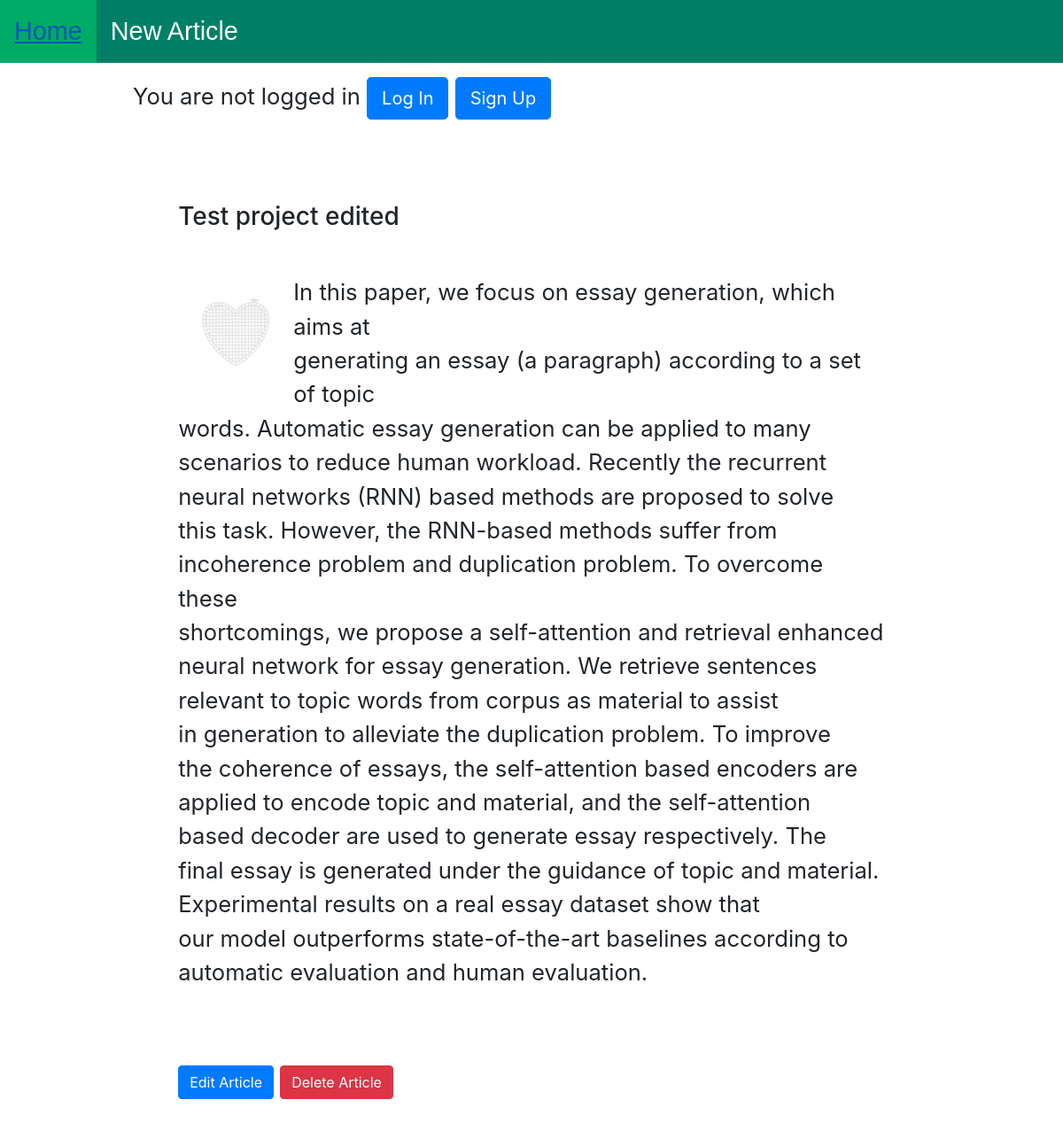
The app's page /article/1/ with its own data.
### articles/models.py (models this page shows, shortened)
class Article(models.Model):
    title = models.CharField(max_length=200)
    text = models.TextField()
    author = models.ForeignKey(         #Unique identifier for our authors
        'auth.User',                    #This will handle authentication
        on_delete = models.CASCADE,     #If this object deleted, than delete all references
        default=1,                      #Because We have already article inside of it, main superuser
        )
    photo = models.ImageField(upload_to="galery", default='drop-bear.jpg')

### articles/views.py (the view)
# urls.py: path('article/<int:pk>/', ArticleDetailView.as_view(), name='article_detail'),
class ArticleDetailView(DetailView):
    model = Article
    template_name = 'article_detail.html'

### templates/article_detail.html
{% extends 'base.html' %}
{% block content %}
<main>
    <section>
        <h3>{{ article.title }}</h3>
        <article>
            <img src="{{ article.photo.url }}" alt="{{ article.title }}" class="art-img">
            <p>{{ article.text|linebreaks }}</p>
        </article>
        <a href="{% url 'article_edit' article.pk %}" class="btn btn-primary btn-bg">Edit Article</a>
        <a href="{% url 'article_delete' article.pk %}" class="btn btn-danger btn-bg">Delete Article</a>
    </section>
</main>
{% endblock content %}

### static/CSS/base.css (style rules this page uses)
* { margin: 0; padding: 0; }
body { background-color: gray; font-size: 62.5%; padding: 0; margin: 0; }
main { padding: 2em; position: relative; }
p { padding: 0 0 1em 0; }
main { padding: 2em; }
.art-img { float: left; margin: 55px 15px 15px 15px; height: 100px; width: 100px; }
h3 { margin-bottom: 1em; font-family: Arial, Helvetica, sans-serif; }
a:link { text-decoration: none; }

### records on screen
Article: title "Test project edited", photo (picture), text "In this paper, we focus on essay generation, which aims at generating an essay (a paragraph) according to a set of topic words. Automatic essay generation can be applied to many scenarios to reduce human workload. Recently the recurrent neural networks (RNN) based methods are proposed to solve this task. However, the RNN-based methods suffer from incoherence problem and duplication problem. To overcome these shortcomings, we propose a self-attention and retrieval enhanced neural network for essay generation. We retrieve sentences relevant to topic words from corpus as material to assist in generation to alleviate the duplication problem. To improve the coherence of essays, the…"
